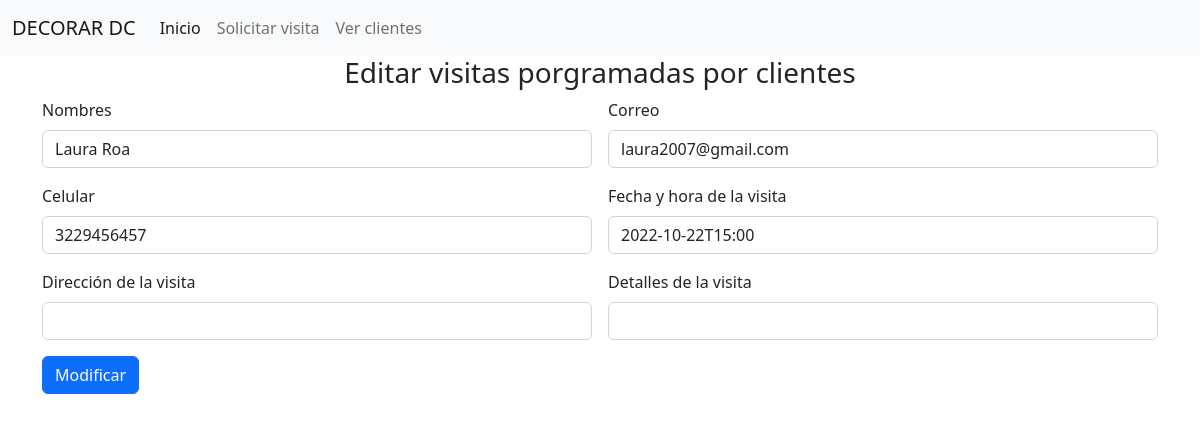
The page /clientes/edit.php?id=19 on the database its author committed.
### tables this page shows
CREATE TABLE `pacientes` (
  `id` int(11) NOT NULL,
  `nombres` varchar(50) NOT NULL,
  `correo` varchar(50) NOT NULL,
  `celular` varchar(50) NOT NULL,
  `fecha` datetime(6) NOT NULL,
  `direccion` varchar(50) NOT NULL,
  `detalles` varchar(200) NOT NULL
);

### config/Database.php (called while the page is built, shortened)
<?php
class Database{
    public $host = 'localhost';
    public $user = 'root';
    public $pass = '';
    public $db = 'consultoriopsico';
    function __construct(){
        $this->conexion = $this->connectToDatabase();
        return $this -> conexion;
    }
    function connectToDatabase(){
        $conexion= mysqli_connect($this->host, $this->user, $this->pass, $this->db);
        return $conexion;
    }
}
?>

### clientes/data.php (called while the page is built, shortened)
<?php
include('../config/database.php');
class recetas{
    public $conexion;
    function __construct(){
        $db= new Database();
        $this->conexion = $db->connectToDatabase();
    }
    function getOne($id){
        $sql = "SELECT * FROM pacientes WHERE id = $id";
        return mysqli_query($this->conexion, $sql);
      }
}
?>

### clientes/edit.php (the view, shortened to what this page needs)
<?php
include('data.php');
$p = new recetas();
$data = mysqli_fetch_object($p->getOne($_GET['id']));
$date = new DateTime($data->fecha);
?>
<!DOCTYPE html>
<html lang="en">
<head>
    <link href="https://cdn.jsdelivr.net/npm/bootstrap@5.2.0-beta1/dist/css/bootstrap.min.css" rel="stylesheet">
</head>
<body>
<?php include('../menu.php') ?>
<div class="container" >
<center><h3>Editar visitas porgramadas por clientes</h3></center>
<form method="POST" enctype="multipart/form-data" class="row g-3">
  <div class="col-md-6">
    <label for="inputEmail4" class="form-label">Nombres</label>
    <input type="text" name="nombres" id="nombres" value="<?= $data->nombres ?>"  class="form-control" >
  </div>
  <div class="col-md-6">
    <label for="inputPassword4" class="form-label">Correo</label>
    <input type="email" name="correo" id="correo" value="<?= $data->correo ?>"  class="form-control" >
  </div>
  <div class="col-6">
    <label for="inputAddress" class="form-label">Celular</label>
    <input type="text" name="celular" id="celular" value="<?= $data->celular ?>" class="form-control"  >
  </div>
  <div class="col-6">
    <label for="inputAddress2" class="form-label">Fecha y hora de la visita</label>
    <input type="datetime" name="fecha" id="fecha" value="<?= $date->format('Y-m-d\TH:i') ?>"class="form-control" >
  </div>
  <div class="col-md-6">
    <label for="inputAddress" class="form-label">Dirección de la visita</label>
    <input type="text" name="direccion" id="direccion" class="form-control">
  </div>
  <div class="col-md-6">
    <label for="inputAddress" class="form-label">Detalles de la visita</label>
    <input type="text" name="detalles" id="detalles" class="form-control">
  </div>
  <div class="col-12">
    <button  class="btn btn-primary">Modificar</button>
  </div>
</form>
</div>
</body>
</html>

### rows shown on the page
pacientes: nombres "Laura Roa", correo "laura2007@gmail.com", celular "3229456457", fecha "2022-10-22T15:00"
